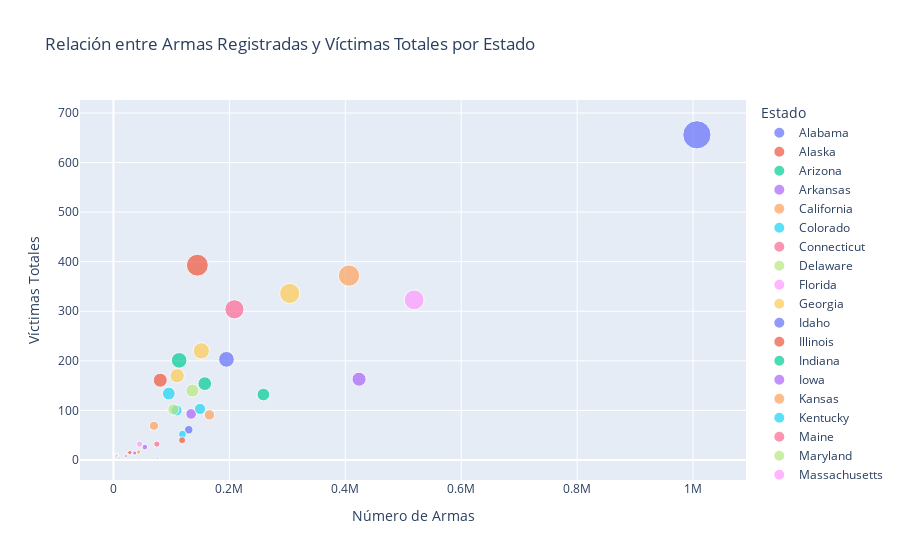

Write notebook code for a chart like this one.
### Code cell
fig = px.scatter(
    victimas_armas_estado,
    x="Número de Armas",
    y="Víctimas Totales",
    size="Víctimas Totales",
    color="Estado",
    title="Relación entre Armas Registradas y Víctimas Totales por Estado",
    labels={"Numero de Armas": "Número de Armas", "Víctimas Totales": "Víctimas Totales"}
)

fig.show()

### Figure 1 — Plotly figure (JSON) as saved in the notebook; plotly's stock layout.template omitted (floating-point values rounded to 4 significant figures)
{"data": [{"hovertemplate": "Estado=Alabama<br>Número de Armas=%{x}<br>Víctimas Totales=%{marker.size}<extra></extra>", "legendgroup": "Alabama", "marker": {"color": "#636efa", "size": [203], "sizemode": "area", "sizeref": 1.64, "symbol": "circle"}, "mode": "markers", "name": "Alabama", "orientation": "v", "showlegend": true, "type": "scatter", "x": [194920], "xaxis": "x", "y": [203], "yaxis": "y"}, {"hovertemplate": "Estado=Alaska<br>Número de Armas=%{x}<br>Víctimas Totales=%{marker.size}<extra></extra>", "legendgroup": "Alaska", "marker": {"color": "#EF553B", "size": [15], "sizemode": "area", "sizeref": 1.64, "symbol": "circle"}, "mode": "markers", "name": "Alaska", "orientation": "v", "showlegend": true, "type": "scatter", "x": [28237], "xaxis": "x", "y": [15], "yaxis": "y"}, {"hovertemplate": "Estado=Arizona<br>Número de Armas=%{x}<br>Víctimas Totales=%{marker.size}<extra></extra>", "legendgroup": "Arizona", "marker": {"color": "#00cc96", "size": [132], "sizemode": "area", "sizeref": 1.64, "symbol": "circle"}, "mode": "markers", "name": "Arizona", "orientation": "v", "showlegend": true, "type": "scatter", "x": [258691], "xaxis": "x", "y": [132], "yaxis": "y"}, {"hovertemplate": "Estado=Arkansas<br>Número de Armas=%{x}<br>Víctimas Totales=%{marker.size}<extra></extra>", "legendgroup": "Arkansas", "marker": {"color": "#ab63fa", "size": [93], "sizemode": "area", "sizeref": 1.64, "symbol": "circle"}, "mode": "markers", "name": "Arkansas", "orientation": "v", "showlegend": true, "type": "scatter", "x": [133981], "xaxis": "x", "y": [93], "yaxis": "y"}, {"hovertemplate": "Estado=California<br>Número de Armas=%{x}<br>Víctimas Totales=%{marker.size}<extra></extra>", "legendgroup": "California", "marker": {"color": "#FFA15A", "size": [372], "sizemode": "area", "sizeref": 1.64, "symbol": "circle"}, "mode": "markers", "name": "California", "orientation": "v", "showlegend": true, "type": "scatter", "x": [406360], "xaxis": "x", "y": [372], "yaxis": "y"}, {"hovertemplate": "Estado=Colorado<br>Número de Armas=%{x}<br>Víctimas Totales=%{marker.size}<extra></extra>", "legendgroup": "Colorado", "marker": {"color": "#19d3f3", "size": [103], "sizemode": "area", "sizeref": 1.64, "symbol": "circle"}, "mode": "markers", "name": "Colorado", "orientation": "v", "showlegend": true, "type": "scatter", "x": [149382], "xaxis": "x", "y": [103], "yaxis": "y"}, {"hovertemplate": "Estado=Connecticut<br>Número de Armas=%{x}<br>Víctimas Totales=%{marker.size}<extra></extra>", "legendgroup": "Connecticut", "marker": {"color": "#FF6692", "size": [32], "sizemode": "area", "sizeref": 1.64, "symbol": "circle"}, "mode": "markers", "name": "Connecticut", "orientation": "v", "showlegend": true, "type": "scatter", "x": [74874], "xaxis": "x", "y": [32], "yaxis": "y"}, {"hovertemplate": "Estado=Delaware<br>Número de Armas=%{x}<br>Víctimas Totales=%{marker.size}<extra></extra>", "legendgroup": "Delaware", "marker": {"color": "#B6E880", "size": [10], "sizemode": "area", "sizeref": 1.64, "symbol": "circle"}, "mode": "markers", "name": "Delaware", "orientation": "v", "showlegend": true, "type": "scatter", "x": [6092], "xaxis": "x", "y": [10], "yaxis": "y"}, {"hovertemplate": "Estado=Florida<br>Número de Armas=%{x}<br>Víctimas Totales=%{marker.size}<extra></extra>", "legendgroup": "Florida", "marker": {"color": "#FF97FF", "size": [323], "sizemode": "area", "sizeref": 1.64, "symbol": "circle"}, "mode": "markers", "name": "Florida", "orientation": "v", "showlegend": true, "type": "scatter", "x": [518725], "xaxis": "x", "y": [323], "yaxis": "y"}, {"hovertemplate": "Estado=Georgia<br>Número de Armas=%{x}<br>Víctimas Totales=%{marker.size}<extra></extra>", "legendgroup": "Georgia", "marker": {"color": "#FECB52", "size": [336], "sizemode": "area", "sizeref": 1.64, "symbol": "circle"}, "mode": "markers", "name": "Georgia", "orientation": "v", "showlegend": true, "type": "scatter", "x": [304124], "xaxis": "x", "y": [336], "yaxis": "y"}, {"hovertemplate": "Estado=Idaho<br>Número de Armas=%{x}<br>Víctimas Totales=%{marker.size}<extra></extra>", "legendgroup": "Idaho", "marker": {"color": "#636efa", "size": [4], "sizemode": "area", "sizeref": 1.64, "symbol": "circle"}, "mode": "markers", "name": "Idaho", "orientation": "v", "showlegend": true, "type": "scatter", "x": [76425], "xaxis": "x", "y": [4], "yaxis": "y"}, {"hovertemplate": "Estado=Illinois<br>Número de Armas=%{x}<br>Víctimas Totales=%{marker.size}<extra></extra>", "legendgroup": "Illinois", "marker": {"color": "#EF553B", "size": [393], "sizemode": "area", "sizeref": 1.64, "symbol": "circle"}, "mode": "markers", "name": "Illinois", "orientation": "v", "showlegend": true, "type": "scatter", "x": [144749], "xaxis": "x", "y": [393], "yaxis": "y"}, {"hovertemplate": "Estado=Indiana<br>Número de Armas=%{x}<br>Víctimas Totales=%{marker.size}<extra></extra>", "legendgroup": "Indiana", "marker": {"color": "#00cc96", "size": [154], "sizemode": "area", "sizeref": 1.64, "symbol": "circle"}, "mode": "markers", "name": "Indiana", "orientation": "v", "showlegend": true, "type": "scatter", "x": [157546], "xaxis": "x", "y": [154], "yaxis": "y"}, {"hovertemplate": "Estado=Iowa<br>Número de Armas=%{x}<br>Víctimas Totales=%{marker.size}<extra></extra>", "legendgroup": "Iowa", "marker": {"color": "#ab63fa", "size": [26], "sizemode": "area", "sizeref": 1.64, "symbol": "circle"}, "mode": "markers", "name": "Iowa", "orientation": "v", "showlegend": true, "type": "scatter", "x": [54178], "xaxis": "x", "y": [26], "yaxis": "y"}, {"hovertemplate": "Estado=Kansas<br>Número de Armas=%{x}<br>Víctimas Totales=%{marker.size}<extra></extra>", "legendgroup": "Kansas", "marker": {"color": "#FFA15A", "size": [69], "sizemode": "area", "sizeref": 1.64, "symbol": "circle"}, "mode": "markers", "name": "Kansas", "orientation": "v", "showlegend": true, "type": "scatter", "x": [69850], "xaxis": "x", "y": [69], "yaxis": "y"}, {"hovertemplate": "Estado=Kentucky<br>Número de Armas=%{x}<br>Víctimas Totales=%{marker.size}<extra></extra>", "legendgroup": "Kentucky", "marker": {"color": "#19d3f3", "size": [100], "sizemode": "area", "sizeref": 1.64, "symbol": "circle"}, "mode": "markers", "name": "Kentucky", "orientation": "v", "showlegend": true, "type": "scatter", "x": [108833], "xaxis": "x", "y": [100], "yaxis": "y"}, {"hovertemplate": "Estado=Maine<br>Número de Armas=%{x}<br>Víctimas Totales=%{marker.size}<extra></extra>", "legendgroup": "Maine", "marker": {"color": "#FF6692", "size": [8], "sizemode": "area", "sizeref": 1.64, "symbol": "circle"}, "mode": "markers", "name": "Maine", "orientation": "v", "showlegend": true, "type": "scatter", "x": [21396], "xaxis": "x", "y": [8], "yaxis": "y"}, {"hovertemplate": "Estado=Maryland<br>Número de Armas=%{x}<br>Víctimas Totales=%{marker.size}<extra></extra>", "legendgroup": "Maryland", "marker": {"color": "#B6E880", "size": [140], "sizemode": "area", "sizeref": 1.64, "symbol": "circle"}, "mode": "markers", "name": "Maryland", "orientation": "v", "showlegend": true, "type": "scatter", "x": [136257], "xaxis": "x", "y": [140], "yaxis": "y"}, {"hovertemplate": "Estado=Massachusetts<br>Número de Armas=%{x}<br>Víctimas Totales=%{marker.size}<extra></extra>", "legendgroup": "Massachusetts", "marker": {"color": "#FF97FF", "size": [32], "sizemode": "area", "sizeref": 1.64, "symbol": "circle"}, "mode": "markers", "name": "Massachusetts", "orientation": "v", "showlegend": true, "type": "scatter", "x": [45138], "xaxis": "x", "y": [32], "yaxis": "y"}, {"hovertemplate": "Estado=Michigan<br>Número de Armas=%{x}<br>Víctimas Totales=%{marker.size}<extra></extra>", "legendgroup": "Michigan", "marker": {"color": "#FECB52", "size": [170], "sizemode": "area", "sizeref": 1.64, "symbol": "circle"}, "mode": "markers", "name": "Michigan", "orientation": "v", "showlegend": true, "type": "scatter", "x": [109835], "xaxis": "x", "y": [170], "yaxis": "y"}, {"hovertemplate": "Estado=Minnesota<br>Número de Armas=%{x}<br>Víctimas Totales=%{marker.size}<extra></extra>", "legendgroup": "Minnesota", "marker": {"color": "#636efa", "size": [61], "sizemode": "area", "sizeref": 1.64, "symbol": "circle"}, "mode": "markers", "name": "Minnesota", "orientation": "v", "showlegend": true, "type": "scatter", "x": [129825], "xaxis": "x", "y": [61], "yaxis": "y"}, {"hovertemplate": "Estado=Mississippi<br>Número de Armas=%{x}<br>Víctimas Totales=%{marker.size}<extra></extra>", "legendgroup": "Mississippi", "marker": {"color": "#EF553B", "size": [161], "sizemode": "area", "sizeref": 1.64, "symbol": "circle"}, "mode": "markers", "name": "Mississippi", "orientation": "v", "showlegend": true, "type": "scatter", "x": [80712], "xaxis": "x", "y": [161], "yaxis": "y"}, {"hovertemplate": "Estado=Missouri<br>Número de Armas=%{x}<br>Víctimas Totales=%{marker.size}<extra></extra>", "legendgroup": "Missouri", "marker": {"color": "#00cc96", "size": [201], "sizemode": "area", "sizeref": 1.64, "symbol": "circle"}, "mode": "markers", "name": "Missouri", "orientation": "v", "showlegend": true, "type": "scatter", "x": [113351], "xaxis": "x", "y": [201], "yaxis": "y"}, {"hovertemplate": "Estado=Montana<br>Número de Armas=%{x}<br>Víctimas Totales=%{marker.size}<extra></extra>", "legendgroup": "Montana", "marker": {"color": "#ab63fa", "size": [14], "sizemode": "area", "sizeref": 1.64, "symbol": "circle"}, "mode": "markers", "name": "Montana", "orientation": "v", "showlegend": true, "type": "scatter", "x": [36678], "xaxis": "x", "y": [14], "yaxis": "y"}, {"hovertemplate": "Estado=Nebraska<br>Número de Armas=%{x}<br>Víctimas Totales=%{marker.size}<extra></extra>", "legendgroup": "Nebraska", "marker": {"color": "#FFA15A", "size": [16], "sizemode": "area", "sizeref": 1.64, "symbol": "circle"}, "mode": "markers", "name": "Nebraska", "orientation": "v", "showlegend": true, "type": "scatter", "x": [43261], "xaxis": "x", "y": [16], "yaxis": "y"}, {"hovertemplate": "Estado=Nevada<br>Número de Armas=%{x}<br>Víctimas Totales=%{marker.size}<extra></extra>", "legendgroup": "Nevada", "marker": {"color": "#19d3f3", "size": [52], "sizemode": "area", "sizeref": 1.64, "symbol": "circle"}, "mode": "markers", "name": "Nevada", "orientation": "v", "showlegend": true, "type": "scatter", "x": [119007], "xaxis": "x", "y": [52], "yaxis": "y"}, {"hovertemplate": "Estado=Ohio<br>Número de Armas=%{x}<br>Víctimas Totales=%{marker.size}<extra></extra>", "legendgroup": "Ohio", "marker": {"color": "#FF6692", "size": [304], "sizemode": "area", "sizeref": 1.64, "symbol": "circle"}, "mode": "markers", "name": "Ohio", "orientation": "v", "showlegend": true, "type": "scatter", "x": [208661], "xaxis": "x", "y": [304], "yaxis": "y"}, {"hovertemplate": "Estado=Oklahoma<br>Número de Armas=%{x}<br>Víctimas Totales=%{marker.size}<extra></extra>", "legendgroup": "Oklahoma", "marker": {"color": "#B6E880", "size": [102], "sizemode": "area", "sizeref": 1.64, "symbol": "circle"}, "mode": "markers", "name": "Oklahoma", "orientation": "v", "showlegend": true, "type": "scatter", "x": [103368], "xaxis": "x", "y": [102], "yaxis": "y"}, {"hovertemplate": "Estado=Rhode Island<br>Número de Armas=%{x}<br>Víctimas Totales=%{marker.size}<extra></extra>", "legendgroup": "Rhode Island", "marker": {"color": "#FF97FF", "size": [8], "sizemode": "area", "sizeref": 1.64, "symbol": "circle"}, "mode": "markers", "name": "Rhode Island", "orientation": "v", "showlegend": true, "type": "scatter", "x": [4887], "xaxis": "x", "y": [8], "yaxis": "y"}, {"hovertemplate": "Estado=Tennessee<br>Número de Armas=%{x}<br>Víctimas Totales=%{marker.size}<extra></extra>", "legendgroup": "Tennessee", "marker": {"color": "#FECB52", "size": [220], "sizemode": "area", "sizeref": 1.64, "symbol": "circle"}, "mode": "markers", "name": "Tennessee", "orientation": "v", "showlegend": true, "type": "scatter", "x": [151536], "xaxis": "x", "y": [220], "yaxis": "y"}, {"hovertemplate": "Estado=Texas<br>Número de Armas=%{x}<br>Víctimas Totales=%{marker.size}<extra></extra>", "legendgroup": "Texas", "marker": {"color": "#636efa", "size": [656], "sizemode": "area", "sizeref": 1.64, "symbol": "circle"}, "mode": "markers", "name": "Texas", "orientation": "v", "showlegend": true, "type": "scatter", "x": [1006555], "xaxis": "x", "y": [656], "yaxis": "y"}, {"hovertemplate": "Estado=Utah<br>Número de Armas=%{x}<br>Víctimas Totales=%{marker.size}<extra></extra>", "legendgroup": "Utah", "marker": {"color": "#EF553B", "size": [40], "sizemode": "area", "sizeref": 1.64, "symbol": "circle"}, "mode": "markers", "name": "Utah", "orientation": "v", "showlegend": true, "type": "scatter", "x": [118408], "xaxis": "x", "y": [40], "yaxis": "y"}, {"hovertemplate": "Estado=Vermont<br>Número de Armas=%{x}<br>Víctimas Totales=%{marker.size}<extra></extra>", "legendgroup": "Vermont", "marker": {"color": "#00cc96", "size": [4], "sizemode": "area", "sizeref": 1.64, "symbol": "circle"}, "mode": "markers", "name": "Vermont", "orientation": "v", "showlegend": true, "type": "scatter", "x": [9451], "xaxis": "x", "y": [4], "yaxis": "y"}, {"hovertemplate": "Estado=Virginia<br>Número de Armas=%{x}<br>Víctimas Totales=%{marker.size}<extra></extra>", "legendgroup": "Virginia", "marker": {"color": "#ab63fa", "size": [163], "sizemode": "area", "sizeref": 1.64, "symbol": "circle"}, "mode": "markers", "name": "Virginia", "orientation": "v", "showlegend": true, "type": "scatter", "x": [423707], "xaxis": "x", "y": [163], "yaxis": "y"}, {"hovertemplate": "Estado=Washington<br>Número de Armas=%{x}<br>Víctimas Totales=%{marker.size}<extra></extra>", "legendgroup": "Washington", "marker": {"color": "#FFA15A", "size": [91], "sizemode": "area", "sizeref": 1.64, "symbol": "circle"}, "mode": "markers", "name": "Washington", "orientation": "v", "showlegend": true, "type": "scatter", "x": [165534], "xaxis": "x", "y": [91], "yaxis": "y"}, {"hovertemplate": "Estado=Wisconsin<br>Número de Armas=%{x}<br>Víctimas Totales=%{marker.size}<extra></extra>", "legendgroup": "Wisconsin", "marker": {"color": "#19d3f3", "size": [134], "sizemode": "area", "sizeref": 1.64, "symbol": "circle"}, "mode": "markers", "name": "Wisconsin", "orientation": "v", "showlegend": true, "type": "scatter", "x": [95430], "xaxis": "x", "y": [134], "yaxis": "y"}], "layout": {"legend": {"itemsizing": "constant", "title": {"text": "Estado"}, "tracegroupgap": 0}, "title": {"text": "Relación entre Armas Registradas y Víctimas Totales por Estado"}, "xaxis": {"anchor": "y", "domain": [0, 1], "title": {"text": "Número de Armas"}}, "yaxis": {"anchor": "x", "domain": [0, 1], "title": {"text": "Víctimas Totales"}}}}
